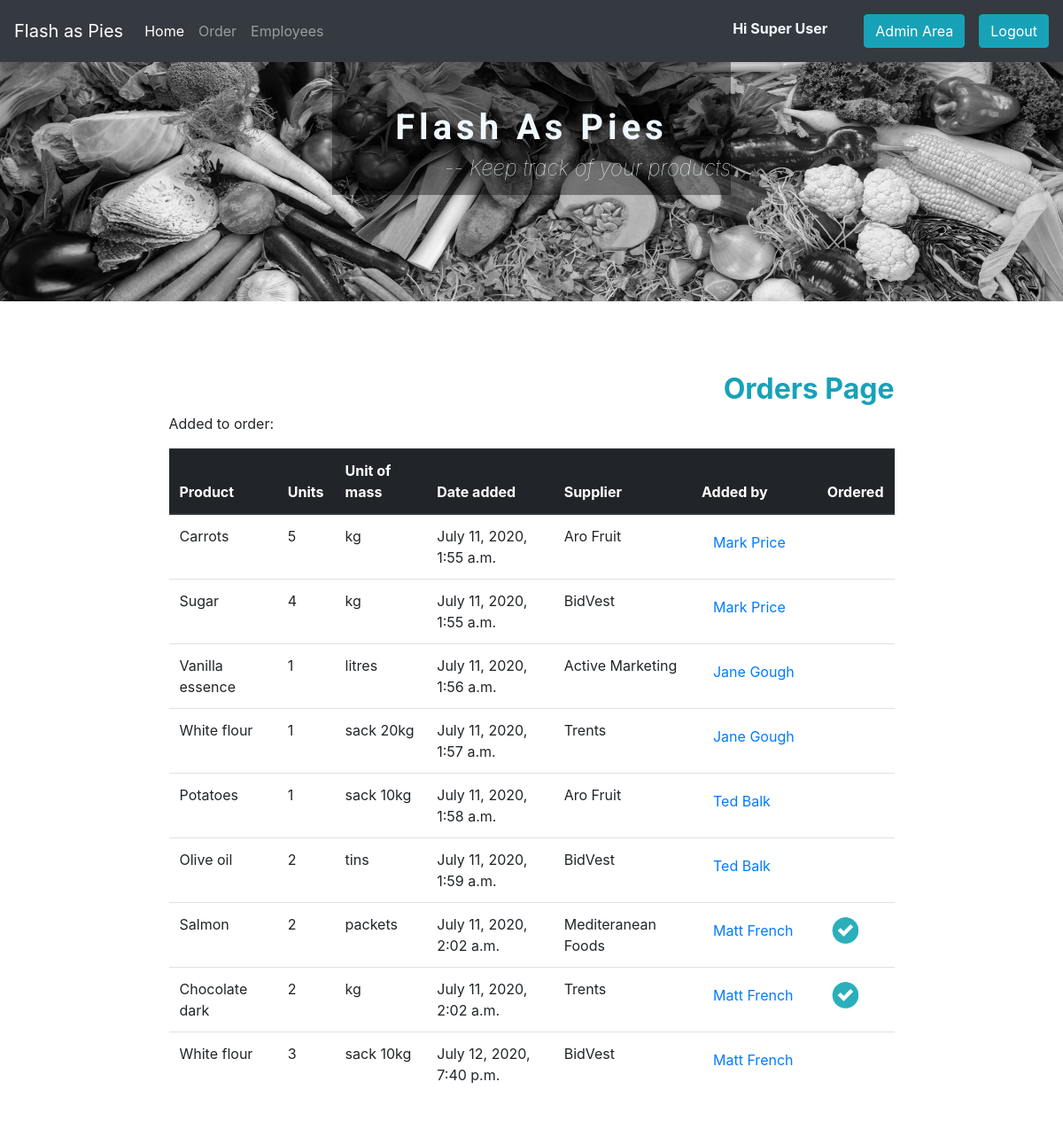
/order/ (signed in), run on the app's committed database.
### flashAsPie/models.py (models this page shows, shortened)
class Order (models.Model):
    order_id = models.AutoField(primary_key = True)
    date = models.DateTimeField(auto_now_add = True)
    product = models.ForeignKey(Product, on_delete=models.SET_NULL, null=True)
    units = models.IntegerField()
    quantity = models.ForeignKey(Quantity, on_delete=models.SET_NULL, null=True)
    supplier = models.ForeignKey(Supplier, on_delete=models.SET_NULL, null=True)
    user = models.ForeignKey(User, on_delete=models.SET_NULL, null=True)
    is_ordered = models.BooleanField(default = False)
    objects = OrderManager()

class Product(models.Model):
    product_id = models.AutoField(primary_key=True, verbose_name="ID")
    product_name = models.CharField(max_length= 50)
    brand_name = models.CharField(max_length = 20)
    category = models.ForeignKey(Category, on_delete=models.SET_NULL, null=True)
    units = models.IntegerField()
    quantity = models.ForeignKey(Quantity, on_delete=models.SET_NULL, null=True)
    objects = ProductManager()
    class Meta:
        verbose_name = "Product"
        verbose_name_plural = 'Products'
    def __str__(self):
        return self.product_name

class Quantity (models.Model):
    quantity_id = models.AutoField(primary_key=True)
    measure = models.CharField(max_length = 15)
    objects = QuantityManager()
    class Meta:
        verbose_name = "Quantity"
        verbose_name_plural = 'Quantity'
    def __str__(self):
        return self.measure

class Supplier (models.Model):
    supplier_id = models.AutoField(primary_key = True)
    supplier_name = models.CharField(max_length = 30)
    objects = SupplierManager()
    def __str__(self):
        return self.supplier_name

class User (models.Model):
    user_id = models.AutoField(primary_key=True)
    username = models.CharField(max_length = 15, unique = True)
    password = models.CharField(max_length = 35)
    email = models.EmailField()
    first_name = models.CharField(max_length = 20)
    last_name = models.CharField(max_length = 20)
    dob = models.DateField()
    position = models.CharField(max_length = 25)
    phone = models.CharField(max_length=35)
    is_admin = models.BooleanField(default = False)
    is_staff = models.BooleanField(default = False)
    USERNAME_FIELD = 'username'
    REQUIRED_FIELDS = ['email','first_name', 'last_name']
    objects = NewUserManager()
    def __str__(self):
        return (self.first_name + " " + self.last_name)

### flashAsPie/views.py (the view)
# urls.py: path('order/', order, name='order'),
def order(request):
    orders = Order.objects.all()
    context = {
        "orders": orders
    }
    return render(request, "order.html", context)

### flashAsPie/templates/order.html (shortened to what this page needs)
{% extends "base.html" %}
{% load static %}
{% block content %}
<div class="tableView">
<div class="container-fluid">
  <div class="topTitle">
    <h2>Orders Page</h2>
    <p>Added to order:<p>
  </div>
  <table class="table">
    <thead class="thead-dark">
      <tr>
        <th scope="col">Product</th>
        <th scope="col">Units</th>
        <th scope="col">Unit of mass</th>
        <th scope="col">Date added</th>
        <th scope="col">Supplier</th>
        <th scope="col">Added by</th>
        <th scope="col">Ordered</th>
      </tr>
    </thead>
    <tbody>
      {% if orders %}
      {% for order in orders %}
        <tr>
          <td>{{ order.product |capfirst }}</td>
          <td>{{ order.units}}</td>
          <td>{{ order.quantity}}</td>
          <td>{{ order.date}}</td>
          <td>{{ order.supplier}}</td>
          {% if user.is_authenticated %}
          <td><button type="button" class="btn btn-link" data-toggle="modal" data-target="#exampleModal{{order.user_id}}">{{order.user}}</button>
          </td>
          {% else %}
          <td><button type="button" class="btn btn-link" data-toggle="modal" data-target="#myModal">{{order.user}}</button>
          </td>
          {% endif %}
          {% if order.is_ordered %}
          <td> <img src="{% static 'images/tick.png' %}" alt="tick"> </td>
          {% else %}
          <td></td>
          {% endif %}
        </tr>
      {% endfor %}
      {% else %}
      <div class="col-md-12">
        <h2>There are no orders.</h2>
      </div>
      {% endif %}
    </tbody>
  </table>
</div>
</div>
{% endblock %}

### flashAsPie/templates/base.html (shortened to what this page needs)
{% load static %}
<!doctype html>
<html>
    <head>
        <link rel="stylesheet" href="https://stackpath.bootstrapcdn.com/bootstrap/4.5.0/css/bootstrap.min.css">
        <link rel="stylesheet" href="https://maxcdn.bootstrapcdn.com/font-awesome/4.7.0/css/font-awesome.min.css">
        <link rel="stylesheet" href="https://maxcdn.bootstrapcdn.com/bootstrap/4.0.0/css/bootstrap.min.css">
        <link rel="stylesheet"  href="{%  static 'css/main.css' %}">
    </head>
    <body>
        <div class="navbar-dark">
            <nav class="navbar navbar-expand-lg navbar navbar-dark bg-dark">
                <a class="navbar-brand" href="{% url 'home' %}">Flash as Pies</a>
                <div class="collapse navbar-collapse" id="navbarNav">
                  <ul class="navbar-nav">
                    <li class="nav-item active">
                      <a class="nav-link" href="{% url 'home' %}">Home <span class="sr-only">(current)</span></a>
                    </li>
                    <li class="nav-item">
                      <a class="nav-link" href="{% url 'order' %}">Order</a>
                    </li>
                    {% if user.is_superuser %}
                    <li class="nav-item">
                      <a class="nav-link" href="{% url 'staff' %}">Employees</a>
                    </li>
                    {% else %}
                    <li class="nav-item">
                      <a class="nav-link disabled" href="{% url 'staff' %}">Employees</a>
                    </li>
                    {% endif %}
                  </ul>
                </div>
                {% if user.is_authenticated %}
                <p class="logged">Hi {{user.get_full_name }}</p>
                <form class="form-inline nav-item nav-link" action="{% url 'admin:index' %}">
                  <button class="btn  my-2 my-sm-0 btn-info" type="submit">Admin Area</button>
                </form>
                <form class="form-inline" action="{% url 'logout' %}">
                  <button class="btn  my-2 my-sm-0 btn-info" type="submit">Logout</button>
                </form>
                {% endif %}
              </nav>
              <div class="header">
                <img src="{% static 'images/newDot.jpg' %}" alt="">
                <div class="titleHeader">
                  <h1>Flash As Pies</h1>
                  <h4><cite>-- Keep track of your products</cite></h4>
                </div>
              </div>
        {% block content %}
        {% endblock %}
        </div>
    </body>
</html>

### enviro/static/css/main.css (style rules this page uses)
.topTitle { width: 70%; margin: 0 auto; }
.topTitle h2 { text-align: end; font-weight: bold; color: #17a2b8; }
.tableView { height: 100%; margin-top: 200px !important; min-height: 100%; bottom:150px; overflow:auto; }
.table { position: relative; width: 70%; max-width: 100%; margin: auto; margin-bottom: 100px; }
td img { height: 40px; width: 40px; margin: 0 auto; }
.header img { position: absolute; width: 100%; height: 270px; -webkit-filter: grayscale(100%); filter: grayscale(100%); }
.titleHeader { width: 450px; height: 150px; position: relative; color: aliceblue; margin: 0 auto; padding-top: 50px; background-color: rgba(0,0,0,0.4); }
.titleHeader h1 { text-align: center; font-family: 'Roboto'; font-weight: bolder; letter-spacing: 5px; }
.titleHeader h4 { text-align: end; font-weight: lighter; }
.table .thead-dark tr { background-color: #17a2b8 !important; }
.logged { font-weight: bold; color: aliceblue; padding-right: 25px; padding-top: 10px; }

### data on the page
Order: product "Carrots", units "5", quantity "kg", date "July 11, 2020, 1:55 a.m.", supplier "Aro Fruit", user "Mark Price", is_ordered False (drawn)
Order: product "Sugar", units "4", quantity "kg", date "July 11, 2020, 1:55 a.m.", supplier "BidVest", user "Mark Price", is_ordered False (drawn)
Order: product "Vanilla essence", units "1", quantity "litres", date "July 11, 2020, 1:56 a.m.", supplier "Active Marketing", user "Jane Gough", is_ordered False (drawn)
Order: product "White flour", units "1", quantity "sack 20kg", date "July 11, 2020, 1:57 a.m.", supplier "Trents", user "Jane Gough", is_ordered False (drawn)
Order: product "Potatoes", units "1", quantity "sack 10kg", date "July 11, 2020, 1:58 a.m.", supplier "Aro Fruit", user "Ted Balk", is_ordered False (drawn)
Order: product "Olive oil", units "2", quantity "tins", date "July 11, 2020, 1:59 a.m.", supplier "BidVest", user "Ted Balk", is_ordered False (drawn)
Order: product "Salmon", units "2", quantity "packets", date "July 11, 2020, 2:02 a.m.", supplier "Mediteranean Foods", user "Matt French", is_ordered True (drawn)
Order: product "Chocolate dark", units "2", quantity "kg", date "July 11, 2020, 2:02 a.m.", supplier "Trents", user "Matt French", is_ordered True (drawn)
Order: product "White flour", units "3", quantity "sack 10kg", date "July 12, 2020, 7:40 p.m.", supplier "BidVest", user "Matt French", is_ordered False (drawn)

### other printed values
{{ user.get_full_name }} "Super User"
